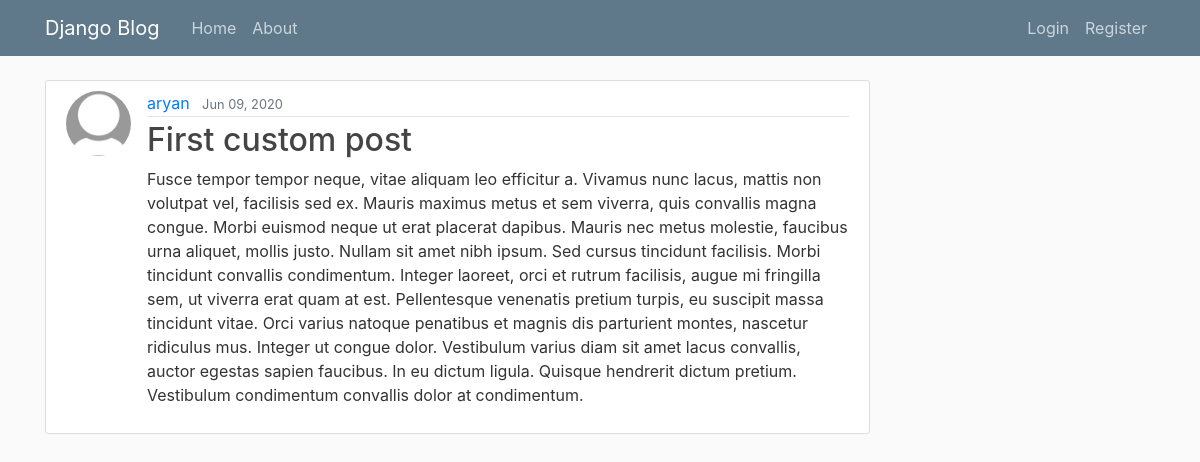
/post/5/, run on the app's committed database.
### blog/models.py (models this page shows, shortened)
class Post(models.Model):
    title = models.CharField(max_length=100)
    content = models.TextField()
    date_posted = models.DateTimeField(default=timezone.now)
    author = models.ForeignKey(User, on_delete=models.CASCADE)
    '''def get_absolute_url(self):
                    return reverse('post-detail', kwargs={'pk': self.pk})'''

### users/models.py (models this page shows, shortened)
class Profile(models.Model):
    user = models.OneToOneField(User, on_delete=models.CASCADE)
    image = models.ImageField(default='default.jpg', upload_to='profile_pics')

### blog/views.py (the view)
# urls.py: path('post/<int:pk>/', PostDetailView.as_view(), name='post-detail'),
class PostDetailView(DetailView):
    model = Post  # what model we want to query for the list

### blog/templates/blog/post_detail.html (shortened to what this page needs)
{% extends 'blog/base.html' %}
{% block content %}
  <article class="media content-section">
    <img class='rounded-circle article-img'src="{{ object.author.profile.image.url }}" >
    <div class="media-body">
      <div class="article-metadata">
        <a class="mr-2" href="{% url 'user-posts' object.author.username %}">{{ object.author }}</a>
        <small class="text-muted">{{ object.date_posted|date:"M d, Y" }}</small>
      </div>
      <h2 class="article-title">{{ object.title }}</h2>
      <p class="article-content">{{ object.content }}</p>
    </div>
  </article>
{% endblock content%}

### blog/static/blog/main.css (style rules this page uses)
body { background: #fafafa; color: #333333; margin-top: 5rem; }
h1, h2, h3, h4, h5, h6 { color: #444444; }
.content-section { background: #ffffff; padding: 10px 20px; border: 1px solid #dddddd; border-radius: 3px; margin-bottom: 20px; }
.article-title { color: #444444; }
.article-content { white-space: pre-line; }
.article-img { height: 65px; width: 65px; margin-right: 16px; }
.article-metadata { padding-bottom: 1px; margin-bottom: 4px; border-bottom: 1px solid #e3e3e3 }

### data on the page
Post: author.profile.image (placeholder picture), author "aryan", date_posted "Jun 09, 2020", title "First custom post", content "Fusce tempor tempor neque, vitae aliquam leo efficitur a. Vivamus nunc lacus, mattis non volutpat vel, facilisis sed ex. Mauris maximus metus et sem viverra, quis convallis magna congue. Morbi euismod neque ut erat placerat dapibus. Mauris nec metus molestie, faucibus urna aliquet, mollis justo. Nullam sit amet nibh ipsum. Sed cursus tincidunt facilisis. Morbi tincidunt convallis condimentum. Integer laoreet, orci et rutrum facilisis, augue mi fringilla sem, ut viverra erat quam at est. Pellentesque venenatis pretium turpis, eu suscipit massa tincidunt vitae. Orci varius natoque penatibus et magnis dis parturient montes, nascetur ridiculus mus. Integer ut congue dolor. Vestibulum varius…"
